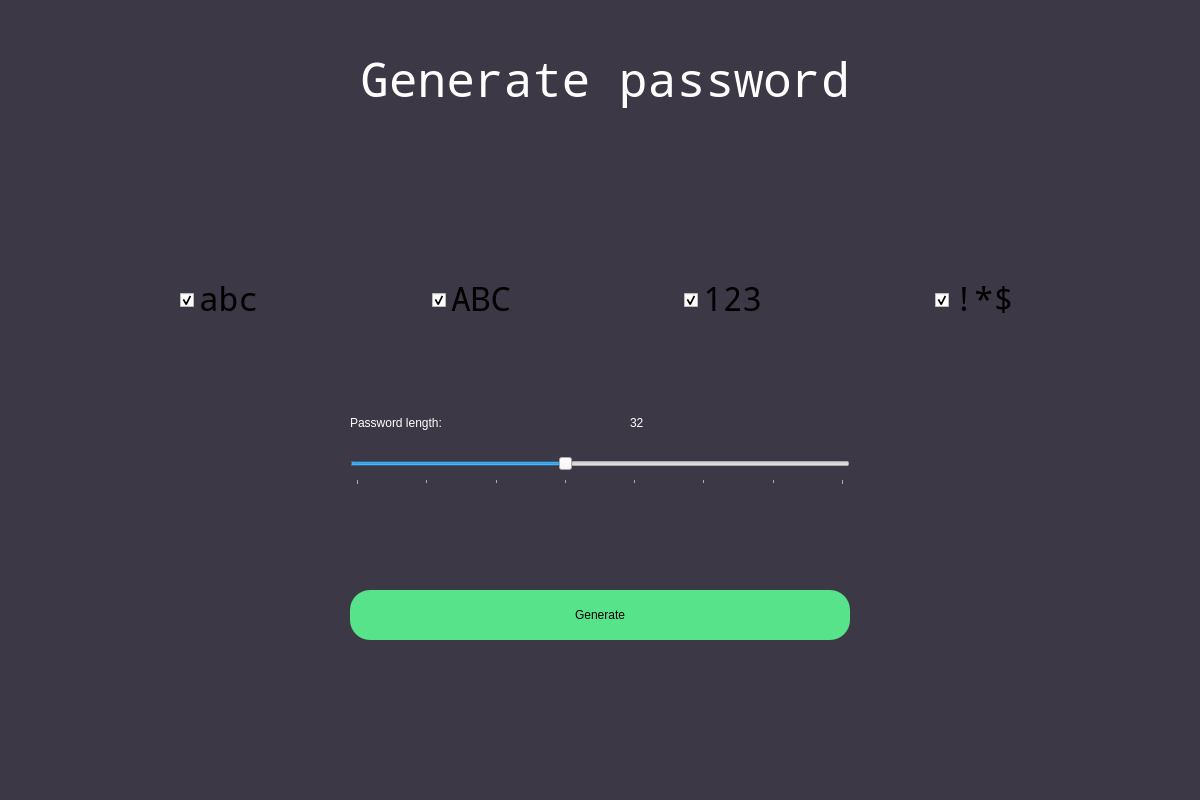
<?xml version="1.0" encoding="UTF-8"?>
<ui version="4.0">
 <class>Dialog</class>
 <widget class="QDialog" name="Dialog">
  <property name="geometry">
   <rect>
    <x>0</x>
    <y>0</y>
    <width>1200</width>
    <height>800</height>
   </rect>
  </property>
  <property name="windowTitle">
   <string>Dialog</string>
  </property>
  <property name="styleSheet">
   <string notr="true"/>
  </property>
  <widget class="QWidget" name="bgWidget" native="true">
   <property name="geometry">
    <rect>
     <x>0</x>
     <y>0</y>
     <width>1200</width>
     <height>800</height>
    </rect>
   </property>
   <property name="styleSheet">
    <string notr="true">QWidget#bgWidget{
background-color: rgb(61, 56, 70);}



</string>
   </property>
   <widget class="QSlider" name="horizontalSlider">
    <property name="geometry">
     <rect>
      <x>350</x>
      <y>450</y>
      <width>500</width>
      <height>35</height>
     </rect>
    </property>
    <property name="minimum">
     <number>8</number>
    </property>
    <property name="maximum">
     <number>64</number>
    </property>
    <property name="value">
     <number>32</number>
    </property>
    <property name="orientation">
     <enum>Qt::Horizontal</enum>
    </property>
    <property name="tickPosition">
     <enum>QSlider::TicksBelow</enum>
    </property>
    <property name="tickInterval">
     <number>8</number>
    </property>
   </widget>
   <widget class="QLabel" name="label">
    <property name="geometry">
     <rect>
      <x>360</x>
      <y>50</y>
      <width>491</width>
      <height>61</height>
     </rect>
    </property>
    <property name="font">
     <font>
      <family>Noto Mono</family>
      <pointsize>36</pointsize>
     </font>
    </property>
    <property name="styleSheet">
     <string notr="true">color: rgb(255, 255, 255);</string>
    </property>
    <property name="text">
     <string>Generate password</string>
    </property>
   </widget>
   <widget class="QWidget" name="horizontalLayoutWidget">
    <property name="geometry">
     <rect>
      <x>180</x>
      <y>260</y>
      <width>1001</width>
      <height>80</height>
     </rect>
    </property>
    <layout class="QHBoxLayout" name="horizontalLayout">
     <property name="spacing">
      <number>6</number>
     </property>
     <item>
      <widget class="QCheckBox" name="smallLetters">
       <property name="font">
        <font>
         <family>Noto Mono</family>
         <pointsize>25</pointsize>
        </font>
       </property>
       <property name="styleSheet">
        <string notr="true"/>
       </property>
       <property name="text">
        <string>abc</string>
       </property>
       <property name="checkable">
        <bool>true</bool>
       </property>
       <property name="checked">
        <bool>true</bool>
       </property>
      </widget>
     </item>
     <item>
      <widget class="QCheckBox" name="capitalLetters">
       <property name="font">
        <font>
         <family>Noto Mono</family>
         <pointsize>25</pointsize>
        </font>
       </property>
       <property name="text">
        <string>ABC</string>
       </property>
       <property name="checked">
        <bool>true</bool>
       </property>
      </widget>
     </item>
     <item>
      <widget class="QCheckBox" name="digits">
       <property name="font">
        <font>
         <family>Noto Mono</family>
         <pointsize>25</pointsize>
        </font>
       </property>
       <property name="text">
        <string>123</string>
       </property>
       <property name="checked">
        <bool>true</bool>
       </property>
      </widget>
     </item>
     <item>
      <widget class="QCheckBox" name="specialChars">
       <property name="font">
        <font>
         <family>Noto Mono</family>
         <pointsize>25</pointsize>
        </font>
       </property>
       <property name="text">
        <string>!*$</string>
       </property>
       <property name="checked">
        <bool>true</bool>
       </property>
      </widget>
     </item>
    </layout>
   </widget>
   <widget class="QLabel" name="passwordLengthLabel">
    <property name="geometry">
     <rect>
      <x>350</x>
      <y>400</y>
      <width>265</width>
      <height>45</height>
     </rect>
    </property>
    <property name="styleSheet">
     <string notr="true">color: rgb(255, 255, 255);
font: 20pt &quot;Noto Mono&quot;;</string>
    </property>
    <property name="text">
     <string>Password length:</string>
    </property>
   </widget>
   <widget class="QLabel" name="passwordLength">
    <property name="geometry">
     <rect>
      <x>630</x>
      <y>400</y>
      <width>61</width>
      <height>45</height>
     </rect>
    </property>
    <property name="styleSheet">
     <string notr="true">font: 20pt &quot;Noto Mono&quot;;
color: rgb(255, 255, 255);</string>
    </property>
    <property name="text">
     <string>32</string>
    </property>
   </widget>
   <widget class="QPushButton" name="generateButton">
    <property name="geometry">
     <rect>
      <x>350</x>
      <y>590</y>
      <width>500</width>
      <height>50</height>
     </rect>
    </property>
    <property name="styleSheet">
     <string notr="true">border-radius: 20px;
background-color: rgb(87, 227, 137);
font: 14pt &quot;Noto Mono&quot;;</string>
    </property>
    <property name="text">
     <string>Generate</string>
    </property>
   </widget>
   <widget class="QLabel" name="generationError">
    <property name="geometry">
     <rect>
      <x>260</x>
      <y>550</y>
      <width>681</width>
      <height>21</height>
     </rect>
    </property>
    <property name="styleSheet">
     <string notr="true">color: rgb(237, 51, 59);
font: 9pt &quot;Noto Mono&quot;;</string>
    </property>
    <property name="text">
     <string/>
    </property>
   </widget>
  </widget>
 </widget>
 <resources>
  <include location="iconsqrt.qrc"/>
 </resources>
 <connections>
  <connection>
   <sender>horizontalSlider</sender>
   <signal>valueChanged(int)</signal>
   <receiver>passwordLength</receiver>
   <slot>setNum(int)</slot>
   <hints>
    <hint type="sourcelabel">
     <x>590</x>
     <y>515</y>
    </hint>
    <hint type="destinationlabel">
     <x>660</x>
     <y>472</y>
    </hint>
   </hints>
  </connection>
 </connections>
</ui>
